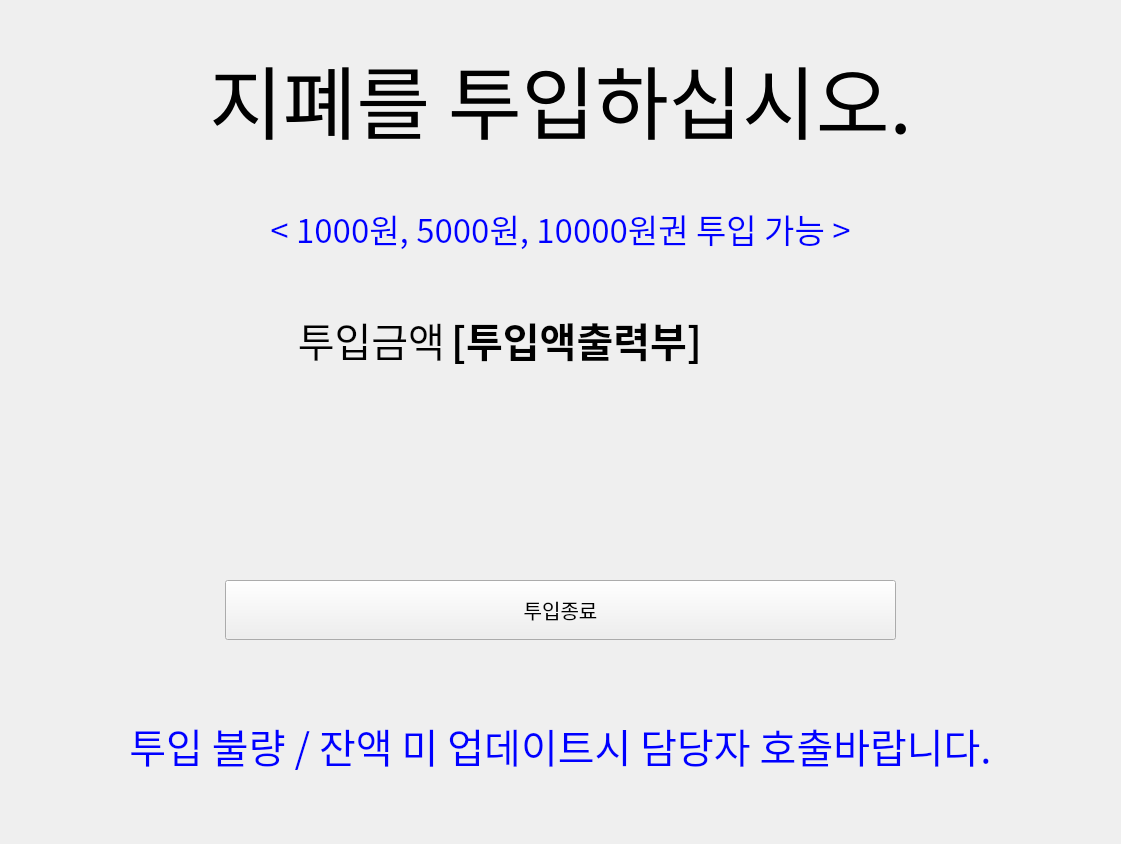
<?xml version="1.0" encoding="UTF-8"?>
<ui version="4.0">
 <class>MainWindow</class>
 <widget class="QMainWindow" name="MainWindow">
  <property name="windowModality">
   <enum>Qt::ApplicationModal</enum>
  </property>
  <property name="geometry">
   <rect>
    <x>0</x>
    <y>0</y>
    <width>1121</width>
    <height>844</height>
   </rect>
  </property>
  <property name="windowTitle">
   <string>YKHS Cafeteria KIOSK (alpha v1.0 / Last Updated 22.01.03)</string>
  </property>
  <widget class="QWidget" name="centralwidget">
   <layout class="QGridLayout" name="gridLayout_2">
    <property name="leftMargin">
     <number>0</number>
    </property>
    <property name="topMargin">
     <number>0</number>
    </property>
    <property name="rightMargin">
     <number>0</number>
    </property>
    <property name="bottomMargin">
     <number>0</number>
    </property>
    <property name="spacing">
     <number>6</number>
    </property>
    <item row="0" column="0">
     <layout class="QGridLayout" name="gridLayout">
      <item row="3" column="0" rowspan="2">
       <spacer name="leftblank">
        <property name="orientation">
         <enum>Qt::Horizontal</enum>
        </property>
        <property name="sizeType">
         <enum>QSizePolicy::Preferred</enum>
        </property>
        <property name="sizeHint" stdset="0">
         <size>
          <width>100</width>
          <height>100</height>
         </size>
        </property>
       </spacer>
      </item>
      <item row="0" column="0" colspan="5">
       <widget class="QLabel" name="Warning1">
        <property name="font">
         <font>
          <family>맑은 고딕</family>
          <pointsize>60</pointsize>
         </font>
        </property>
        <property name="text">
         <string>지폐를 투입하십시오.</string>
        </property>
        <property name="alignment">
         <set>Qt::AlignCenter</set>
        </property>
       </widget>
      </item>
      <item row="9" column="0" colspan="5">
       <widget class="QLabel" name="Warning3">
        <property name="palette">
         <palette>
          <active>
           <colorrole role="WindowText">
            <brush brushstyle="SolidPattern">
             <color alpha="255">
              <red>0</red>
              <green>0</green>
              <blue>255</blue>
             </color>
            </brush>
           </colorrole>
          </active>
          <inactive>
           <colorrole role="WindowText">
            <brush brushstyle="SolidPattern">
             <color alpha="255">
              <red>0</red>
              <green>0</green>
              <blue>255</blue>
             </color>
            </brush>
           </colorrole>
          </inactive>
          <disabled>
           <colorrole role="WindowText">
            <brush brushstyle="SolidPattern">
             <color alpha="255">
              <red>120</red>
              <green>120</green>
              <blue>120</blue>
             </color>
            </brush>
           </colorrole>
          </disabled>
         </palette>
        </property>
        <property name="font">
         <font>
          <family>맑은 고딕</family>
          <pointsize>30</pointsize>
         </font>
        </property>
        <property name="text">
         <string>투입 불량 / 잔액 미 업데이트시 담당자 호출바랍니다.</string>
        </property>
        <property name="alignment">
         <set>Qt::AlignCenter</set>
        </property>
       </widget>
      </item>
      <item row="1" column="0" colspan="5">
       <widget class="QLabel" name="Warning2">
        <property name="sizePolicy">
         <sizepolicy hsizetype="Ignored" vsizetype="Minimum">
          <horstretch>0</horstretch>
          <verstretch>0</verstretch>
         </sizepolicy>
        </property>
        <property name="maximumSize">
         <size>
          <width>16777215</width>
          <height>100</height>
         </size>
        </property>
        <property name="palette">
         <palette>
          <active>
           <colorrole role="WindowText">
            <brush brushstyle="SolidPattern">
             <color alpha="255">
              <red>0</red>
              <green>0</green>
              <blue>255</blue>
             </color>
            </brush>
           </colorrole>
          </active>
          <inactive>
           <colorrole role="WindowText">
            <brush brushstyle="SolidPattern">
             <color alpha="255">
              <red>0</red>
              <green>0</green>
              <blue>255</blue>
             </color>
            </brush>
           </colorrole>
          </inactive>
          <disabled>
           <colorrole role="WindowText">
            <brush brushstyle="SolidPattern">
             <color alpha="255">
              <red>120</red>
              <green>120</green>
              <blue>120</blue>
             </color>
            </brush>
           </colorrole>
          </disabled>
         </palette>
        </property>
        <property name="font">
         <font>
          <family>맑은 고딕</family>
          <pointsize>25</pointsize>
         </font>
        </property>
        <property name="text">
         <string>&lt; 1000원, 5000원, 10000원권 투입 가능 &gt;</string>
        </property>
        <property name="alignment">
         <set>Qt::AlignHCenter|Qt::AlignTop</set>
        </property>
       </widget>
      </item>
      <item row="3" column="4" rowspan="2">
       <spacer name="rightblank">
        <property name="orientation">
         <enum>Qt::Horizontal</enum>
        </property>
        <property name="sizeType">
         <enum>QSizePolicy::Preferred</enum>
        </property>
        <property name="sizeHint" stdset="0">
         <size>
          <width>100</width>
          <height>100</height>
         </size>
        </property>
       </spacer>
      </item>
      <item row="6" column="1" colspan="3">
       <widget class="QPushButton" name="sensingfinish">
        <property name="sizePolicy">
         <sizepolicy hsizetype="Minimum" vsizetype="Fixed">
          <horstretch>0</horstretch>
          <verstretch>0</verstretch>
         </sizepolicy>
        </property>
        <property name="minimumSize">
         <size>
          <width>125</width>
          <height>60</height>
         </size>
        </property>
        <property name="sizeIncrement">
         <size>
          <width>0</width>
          <height>0</height>
         </size>
        </property>
        <property name="baseSize">
         <size>
          <width>0</width>
          <height>0</height>
         </size>
        </property>
        <property name="font">
         <font>
          <family>맑은 고딕</family>
          <pointsize>15</pointsize>
         </font>
        </property>
        <property name="cursor">
         <cursorShape>PointingHandCursor</cursorShape>
        </property>
        <property name="text">
         <string>투입종료</string>
        </property>
       </widget>
      </item>
      <item row="3" column="1">
       <widget class="QLabel" name="inputbill">
        <property name="sizePolicy">
         <sizepolicy hsizetype="Minimum" vsizetype="Fixed">
          <horstretch>0</horstretch>
          <verstretch>0</verstretch>
         </sizepolicy>
        </property>
        <property name="minimumSize">
         <size>
          <width>0</width>
          <height>0</height>
         </size>
        </property>
        <property name="font">
         <font>
          <family>맑은 고딕</family>
          <pointsize>30</pointsize>
          <weight>50</weight>
          <bold>false</bold>
         </font>
        </property>
        <property name="text">
         <string>투입금액</string>
        </property>
        <property name="alignment">
         <set>Qt::AlignRight|Qt::AlignTrailing|Qt::AlignVCenter</set>
        </property>
        <property name="margin">
         <number>20</number>
        </property>
       </widget>
      </item>
      <item row="4" column="2">
       <spacer name="bal_finish_blank">
        <property name="orientation">
         <enum>Qt::Vertical</enum>
        </property>
        <property name="sizeType">
         <enum>QSizePolicy::Fixed</enum>
        </property>
        <property name="sizeHint" stdset="0">
         <size>
          <width>20</width>
          <height>40</height>
         </size>
        </property>
       </spacer>
      </item>
      <item row="3" column="2" colspan="2">
       <widget class="QLabel" name="f_inputbill">
        <property name="sizePolicy">
         <sizepolicy hsizetype="Minimum" vsizetype="Preferred">
          <horstretch>0</horstretch>
          <verstretch>0</verstretch>
         </sizepolicy>
        </property>
        <property name="font">
         <font>
          <family>맑은 고딕</family>
          <pointsize>30</pointsize>
          <weight>75</weight>
          <bold>true</bold>
         </font>
        </property>
        <property name="text">
         <string>[투입액출력부]</string>
        </property>
        <property name="margin">
         <number>10</number>
        </property>
       </widget>
      </item>
     </layout>
    </item>
   </layout>
  </widget>
 </widget>
 <resources/>
 <connections/>
</ui>
